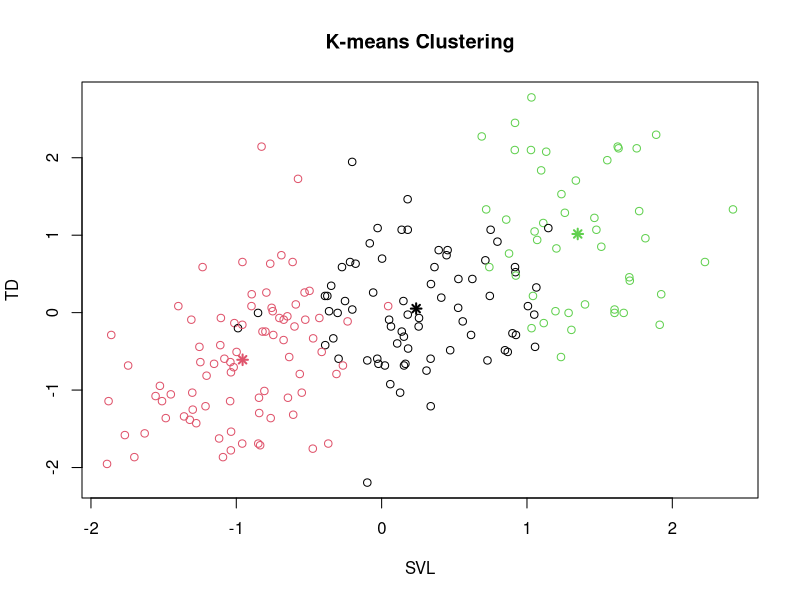
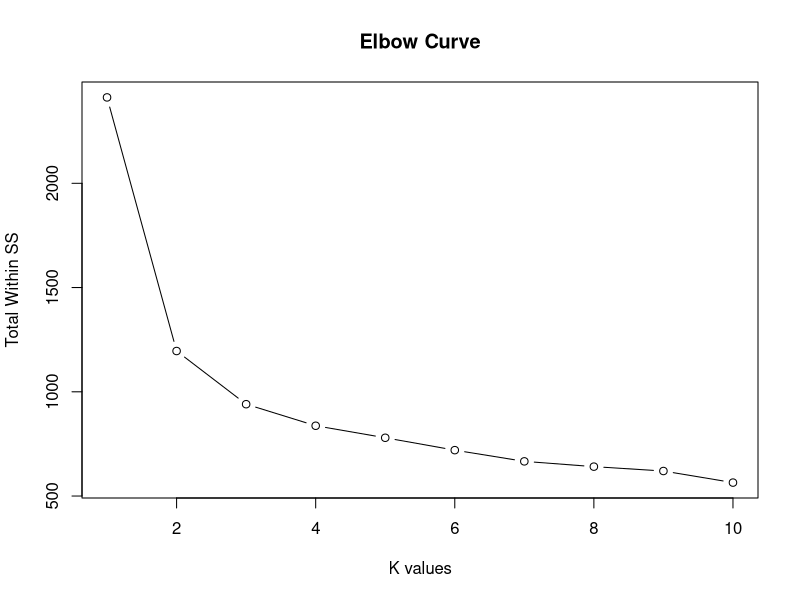
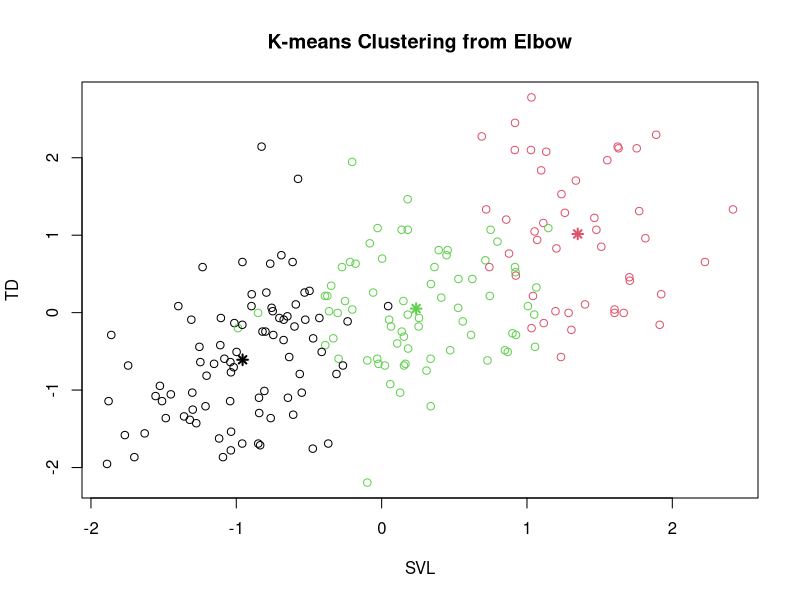

These charts were generated, in order, by the following R code:
## ---- chunk 1
knitr::opts_chunk$set(echo = TRUE)
## ---- chunk 2
df <- read.csv("morphology_data.csv")
## ---- chunk 3
df.no_sex <- subset(df, select = -Sex)
## ---- chunk 4
df.no_sex <- df.no_sex[complete.cases(df.no_sex), ]
## ---- chunk 5
morph <- df.no_sex[2:13]
## ---- chunk 6
morph.scaled <- scale(morph)
## ---- chunk 7
# Ensure our results are reproduceable.
set.seed(1234567890)
morph.km <- kmeans(morph.scaled, centers=3, nstart=25)
## ---- chunk 8
head(morph.km$cluster)
## ---- chunk 9
morph.km
## ---- chunk 10
# Use the first 2 variables: x=SVL, y=TD. Note that since morph.scaled is a
# matrix, we need to subset it as such to access the column-wise arrays.
plot(morph.scaled[, 1:2],
     main="K-means Clustering",
     xlab="SVL", ylab="TD",
     col=morph.km$cluster)

# Add centroids to the previous scatter plot.
points(morph.km$centers[, 1:2], col=1:3, pch=8, lwd=2)
## ---- chunk 11
centers <- 1:10
ss <- vector(mode="numeric", length=length(centers))
for (i in centers) {
  km <- kmeans(morph.scaled, centers=i, nstart=1)
  ss[i] <- km$tot.withinss
}
## ---- chunk 12
plot(centers, ss,
     main="Elbow Curve",
     type="b", xlab="K values",
     ylab="Total Within SS")
## ---- chunk 13
morph.km2 <- kmeans(morph.scaled, centers=3, nstart=1)
plot(morph.scaled[, 1:2],
     main="K-means Clustering from Elbow",
     xlab="SVL", ylab="TD",
     col=morph.km2$cluster)

# Plot centroids to the previous scatter plot.
points(morph.km2$centers[, 1:2], col=1:3, pch=8, lwd=2)
